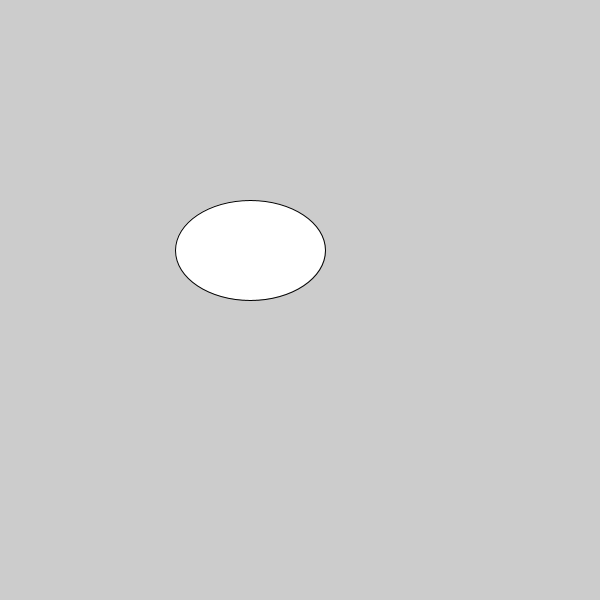
Frame 1 (no input)
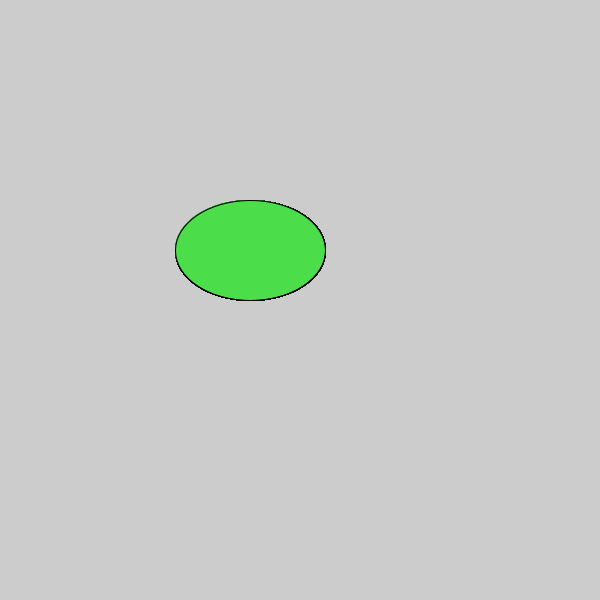
Frame 60 (the mouse pressed at the canvas centre just before this capture)
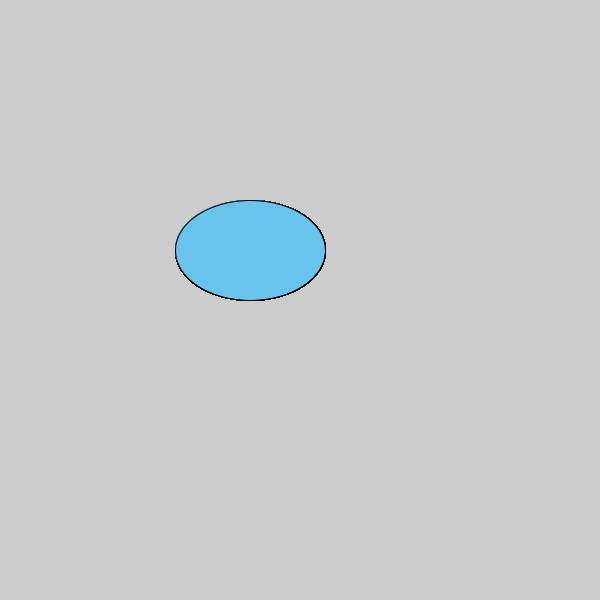
Frame 120 (the mouse held since frame 60 and released just before this capture)

The Processing sketch that drew these frames (run headless with seeded random() and noise(); from frame 60 on, the mouse is pressed at the canvas centre):

// Processing sketch: c_LogicalDot
// ── c_LogicalDot.pde

void setup() {
  
// 1. Set the size of the sketch. Make it 600 pixels square. 
  size (600,600);

}

void draw() {
  
// 2. Draw an ellipse
// Run the program to make sure it works before moving on.

ellipse (250,250, 150,100);

// 3. Change the color of the ellipse when the mouse is pressed.
//    Use the following code, but put your colors where indicated
//    Remember to use the   fill()  command to set colors.

if (mousePressed) {
 
   //  put one color here 
   fill(#69C4ED);
  
} else {
  
   // put a different color here
  fill (#4BDE4A);
}  
  
  
  
}
